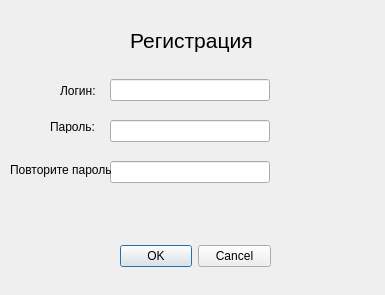
<?xml version="1.0" encoding="UTF-8"?>
<ui version="4.0">
 <class>Dialog</class>
 <widget class="QDialog" name="Dialog">
  <property name="geometry">
   <rect>
    <x>0</x>
    <y>0</y>
    <width>385</width>
    <height>295</height>
   </rect>
  </property>
  <property name="windowTitle">
   <string>Dialog</string>
  </property>
  <widget class="QDialogButtonBox" name="buttonBox">
   <property name="geometry">
    <rect>
     <x>120</x>
     <y>240</y>
     <width>151</width>
     <height>32</height>
    </rect>
   </property>
   <property name="orientation">
    <enum>Qt::Horizontal</enum>
   </property>
   <property name="standardButtons">
    <set>QDialogButtonBox::Cancel|QDialogButtonBox::Ok</set>
   </property>
  </widget>
  <widget class="QLabel" name="label">
   <property name="geometry">
    <rect>
     <x>130</x>
     <y>20</y>
     <width>191</width>
     <height>41</height>
    </rect>
   </property>
   <property name="font">
    <font>
     <pointsize>16</pointsize>
    </font>
   </property>
   <property name="text">
    <string>Регистрация</string>
   </property>
  </widget>
  <widget class="QWidget" name="verticalLayoutWidget">
   <property name="geometry">
    <rect>
     <x>110</x>
     <y>60</y>
     <width>160</width>
     <height>142</height>
    </rect>
   </property>
   <layout class="QVBoxLayout" name="verticalLayout">
    <property name="spacing">
     <number>0</number>
    </property>
    <item>
     <widget class="QLineEdit" name="loginEdit"/>
    </item>
    <item>
     <widget class="QLineEdit" name="pass1Edit"/>
    </item>
    <item>
     <widget class="QLineEdit" name="pass2Edit"/>
    </item>
   </layout>
  </widget>
  <widget class="QLabel" name="label_2">
   <property name="geometry">
    <rect>
     <x>60</x>
     <y>80</y>
     <width>51</width>
     <height>21</height>
    </rect>
   </property>
   <property name="text">
    <string>Логин:</string>
   </property>
  </widget>
  <widget class="QLabel" name="label_3">
   <property name="geometry">
    <rect>
     <x>50</x>
     <y>120</y>
     <width>47</width>
     <height>13</height>
    </rect>
   </property>
   <property name="text">
    <string>Пароль:</string>
   </property>
  </widget>
  <widget class="QLabel" name="label_4">
   <property name="geometry">
    <rect>
     <x>10</x>
     <y>160</y>
     <width>101</width>
     <height>20</height>
    </rect>
   </property>
   <property name="text">
    <string>Повторите пароль:</string>
   </property>
  </widget>
 </widget>
 <resources/>
 <connections>
  <connection>
   <sender>buttonBox</sender>
   <signal>rejected()</signal>
   <receiver>Dialog</receiver>
   <slot>reject()</slot>
   <hints>
    <hint type="sourcelabel">
     <x>316</x>
     <y>260</y>
    </hint>
    <hint type="destinationlabel">
     <x>286</x>
     <y>274</y>
    </hint>
   </hints>
  </connection>
  <connection>
   <sender>buttonBox</sender>
   <signal>accepted()</signal>
   <receiver>Dialog</receiver>
   <slot>accept()</slot>
   <hints>
    <hint type="sourcelabel">
     <x>248</x>
     <y>254</y>
    </hint>
    <hint type="destinationlabel">
     <x>157</x>
     <y>274</y>
    </hint>
   </hints>
  </connection>
 </connections>
</ui>
